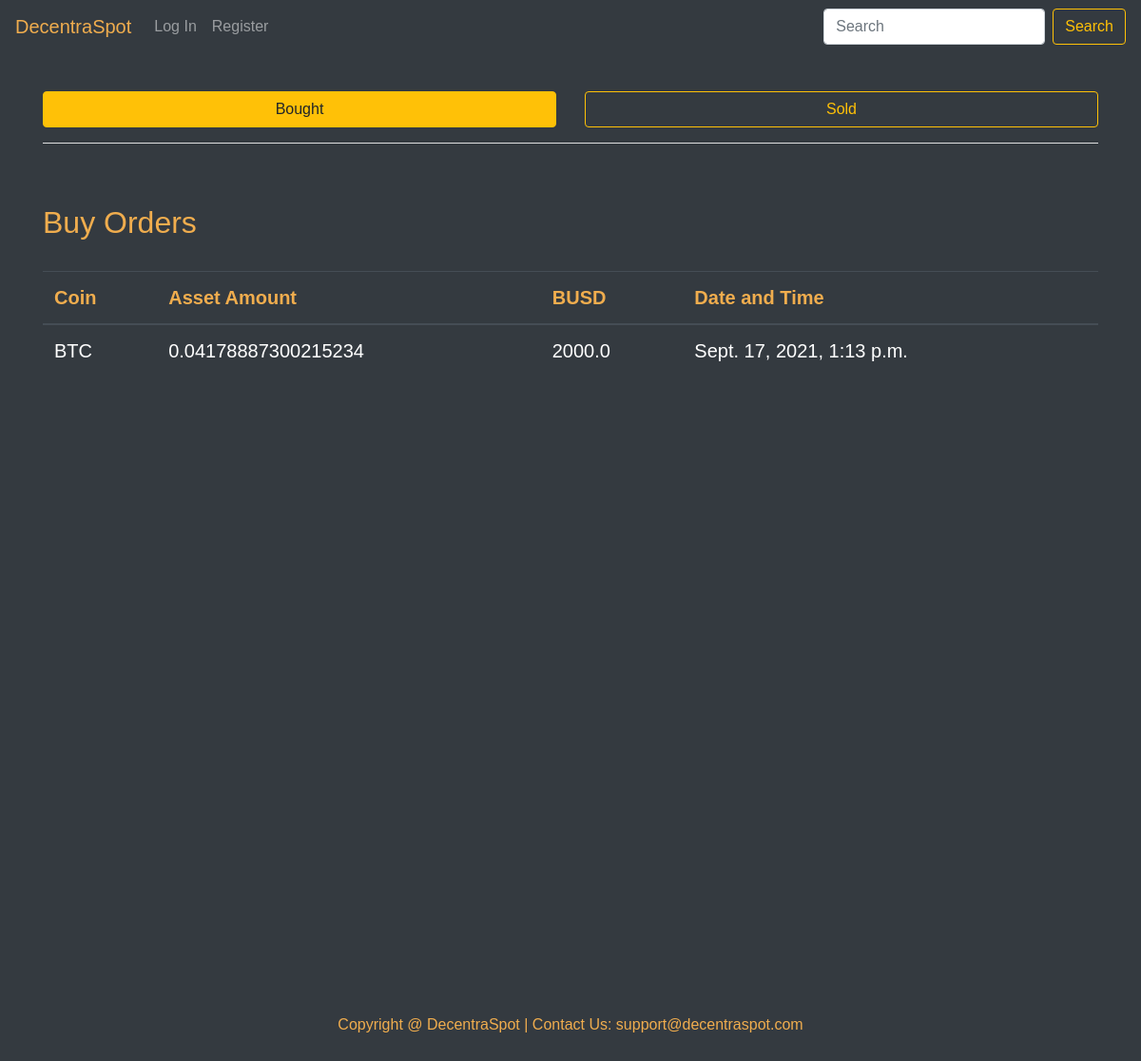
Page /order/levi on the earlier database version.
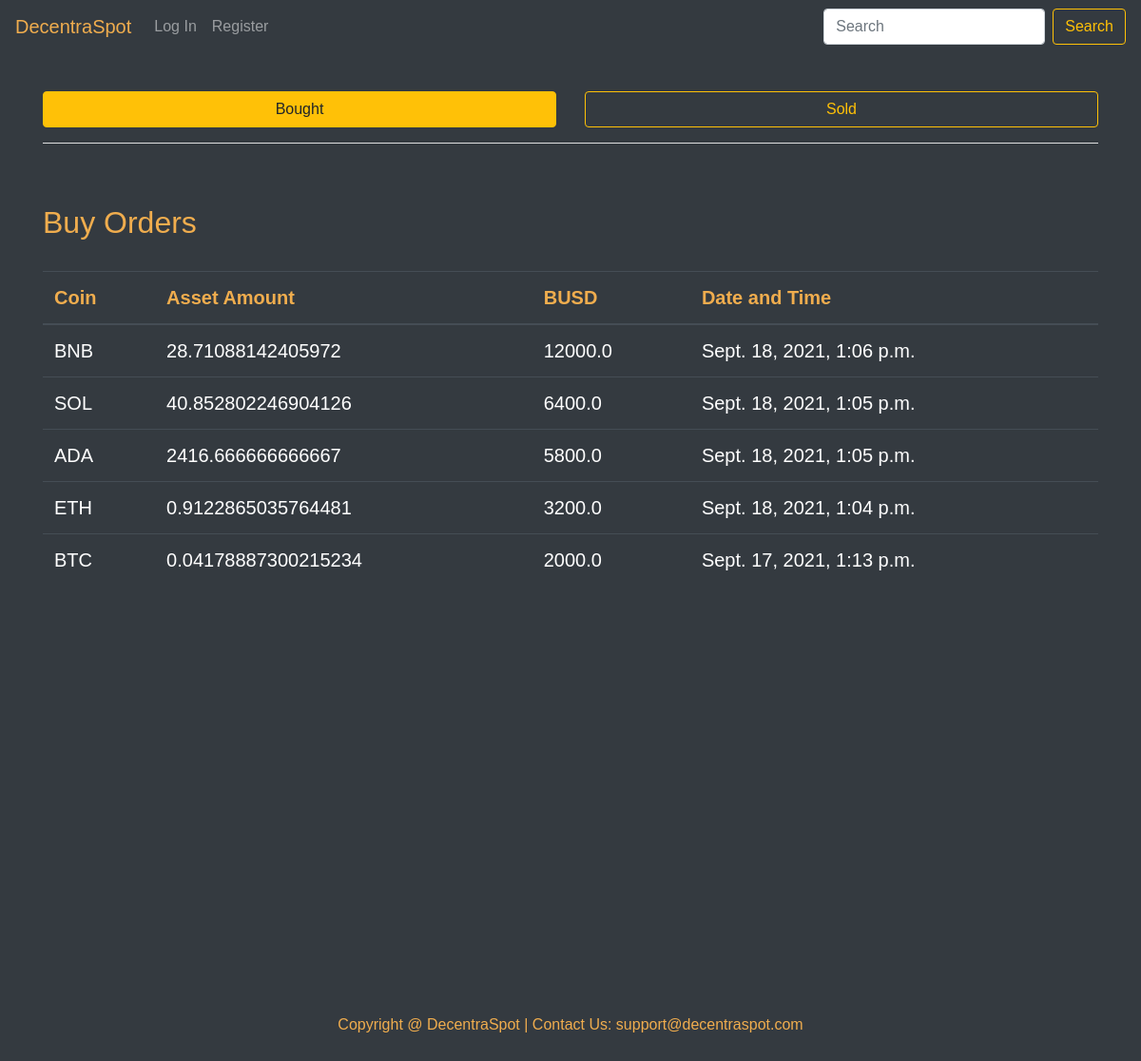
Same page on the later database version.
### exchange/models.py (models this page shows, shortened)
class Orders(models.Model):
    user=models.CharField(max_length=32)
    status=models.CharField(max_length=4)
    asset=models.CharField(max_length=4)
    asset_amount=models.CharField(max_length=4)
    busd_amount=models.FloatField()
    time=models.DateTimeField(auto_now_add=True)

### exchange/views.py (the view)
# urls.py: path('order/<str:username>', views.order, name='order'),
def order(request, username):
    if request.method == 'GET':
        try:
            buy_orders=Orders.objects.filter(user=username, status='buy').order_by('-time')
            sell_orders=Orders.objects.filter(user=username, status='sell').order_by('-time')
            return render(request, 'exchange/orders.html', {
                'buy_orders':buy_orders,
                'sell_orders':sell_orders
            })
        except Orders.DoesNotExist:
            return HttpResponse("Error: Order doesn't exist")

### exchange/templates/exchange/orders.html (shortened to what this page needs)
{% extends "exchange/layout.html" %}
{% load static %}
{% block body %}
<div style="height:1000px; padding-top:40px" class="bg-dark text-white">
<div class="container">
<div class="row">
    <div class="col-sm-6">
        <button id="btn1" class="btn btn-block btn-outline-warning">Bought</button>
    </div>
    <div class="col-sm-6">
        <button id="btn2" class="btn btn-block btn-outline-warning">Sold</button>
    </div>
</div><hr class="bg-light"><br><br>
<div id="buy-view">
<h2 style="color: #f0ad4e;">Buy Orders</h2><br>
<div style="font-size:20px;" class="table-responsive">
    <table class="table table-dark table-hover">
        <thead style="color: #f0ad4e;">
            <tr>
                <th scope="col">Coin</th>
                <th scope="col">Asset Amount</th>
                <th scope="col">BUSD</th>
                <th scope="col">Date and Time</th>
            </tr>
        </thead>
        <tbody>
            {% for n in buy_orders %}
            <tr>
                <td>{{ n.asset.upper }}</td>
                <td>{{ n.asset_amount }}</td>
                <td>{{ n.busd_amount }}</td>
                <td>{{ n.time }}</td>
            </tr>
            {% endfor %}
        </tbody>
    </table>
</div></div>
</div>
</div>
{% endblock %}

### exchange/templates/exchange/layout.html (shortened to what this page needs)
{% load static %}
<!DOCTYPE html>
<html lang="en">
    <head>
        <link rel="stylesheet" href="https://stackpath.bootstrapcdn.com/bootstrap/4.4.1/css/bootstrap.min.css">
        <link href="{% static 'exchange/style.css' %}" rel="stylesheet">
    </head>
    <body>
        <nav class="navbar navbar-expand-lg navbar-dark bg-dark">
            <a style="color: #f0ad4e;" class="navbar-brand" href="{% url 'index' %}">DecentraSpot</a>
            <div class="navbar-collapse">
              <ul class="navbar-nav mr-auto">
                {% if user.is_authenticated %}
                    <li class="nav-item">
                        <a class="nav-link" href="{% url 'balance' request.user.username %}">Balance</a>
                    </li>
                    <li class="nav-item">
                        <a class="nav-link" href="{% url 'add_transaction' request.user.username %}">Transfer</a>
                    </li>
                    <li class="nav-item">
                        <a class="nav-link" href="{% url 'order' request.user.username %}">Orders</a>
                    </li>
                    <li class="nav-item">
                        <a class="nav-link" href="{% url 'transaction' request.user.username %}">Transactions</a>
                    </li>
                    </li>
                    <li class="nav-item">
                        <a class="nav-link" href="{% url 'logout' %}">Log Out</a>
                    </li>
                {% else %}
                    <li class="nav-item">
                        <a class="nav-link" href="{% url 'login' %}">Log In</a>
                    </li>
                    <li class="nav-item">
                        <a class="nav-link" href="{% url 'register' %}">Register</a>
                    </li>
                {% endif %}
              </ul>
              <form class="form-inline my-2 my-lg-0">
                <input class="form-control mr-sm-2" type="search" placeholder="Search" aria-label="Search">
                <button class="btn btn-outline-warning my-2 my-sm-0" type="submit">Search</button>
              </form>
            </div>
          </nav>
        <div>
            {% block body %}
            {% endblock %}
        </div>
        <footer class="bg-dark">
            <div>
                <p>Copyright @ DecentraSpot | Contact Us: support@decentraspot.com</p>
            </div>
        </footer>
    </body>
</html>

### exchange/static/exchange/style.css (style rules this page uses)
body { font-family: 'Manrope', sans-serif; min-height: 400px; clear: both; }
footer { padding: 10px 0; bottom: 0; width: 100%; color: #f0ad4e; text-align: center; }

Differences in the rows shown:
added Orders: asset "BNB", asset_amount "28.71088142405972", busd_amount "12000.0", time "Sept. 18, 2021, 1:06 p.m."
added Orders: asset "SOL", asset_amount "40.852802246904126", busd_amount "6400.0", time "Sept. 18, 2021, 1:05 p.m."
added Orders: asset "ADA", asset_amount "2416.666666666667", busd_amount "5800.0", time "Sept. 18, 2021, 1:05 p.m."
added Orders: asset "ETH", asset_amount "0.9122865035764481", busd_amount "3200.0", time "Sept. 18, 2021, 1:04 p.m."
